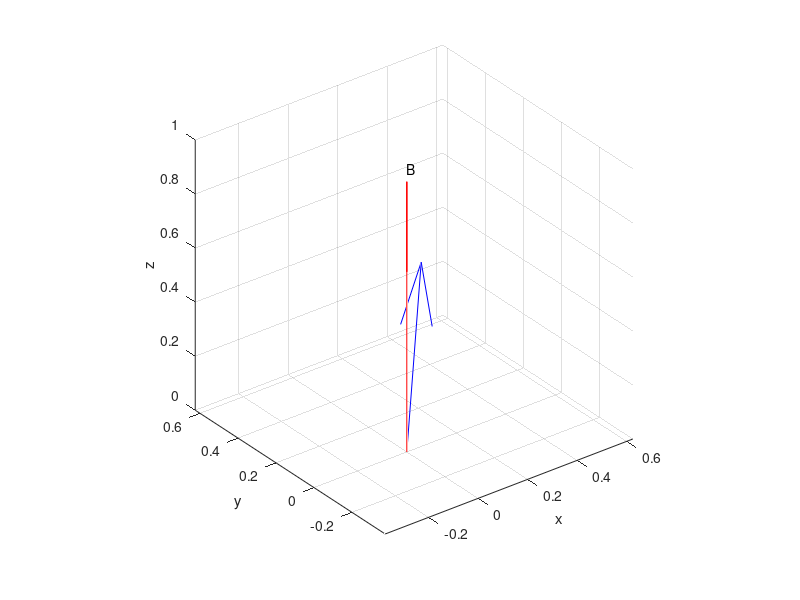

Write the MATLAB code that produced this figure. (Note: this script raises an error after producing the figure.)
%% Understand cross product through visualisation

%
% author: Gary Zhang (gary.zhang@ucl.ac.uk)
%

%% Define two 3-D vectors

% magnetic field B, chosne as the z axis of our reference framework
vecB = [0 0 1]';

% magnetic moment mu
vecMu = [0.25 0.25 0.5]';

%% Visualise the vectors

figure;

% visualise the 1st vector with quiver3
% note: the 2nd to last argument is needed to disable automatic scaling of
% the vector length
quiver3(0, 0, 0, vecB(1), vecB(2), vecB(3), 0, 'r');

% label the vector, by placing the label along and slightly away from the
% tip of the vector
labelPosition = 1.05*vecB;
label = 'B';
text(labelPosition(1), labelPosition(2), labelPosition(3), label);

% label the figure axes
xlabel('x');
ylabel('y');
zlabel('z');

% Essential to ensure the physically correct aspect ratio is used
axis equal;

% set the figure up for the superposition mode 
hold on;

% visualise the 2nd vector
quiver3(0, 0, 0, vecMu(1), vecMu(2), vecMu(3), 0, 'b');

% label the vector
labelPosition = 1.05*vecMu;
label = texlabel('mu');
text(labelPosition(1), labelPosition(2), labelPosition(3), label);

%% Compute the cross product of these two vectors

% B cross mu
vecBxMu = cross(vecB, vecMu);

% visualise the cross product
quiver3(vecMu(1), vecMu(2), vecMu(3), vecBxMu(1), vecBxMu(2), vecBxMu(3), 0, 'm');

% label the vector
labelPosition = vecMu + 1.05*vecBxMu;
label = texlabel('B x mu');
text(labelPosition(1), labelPosition(2), labelPosition(3), label);

% ordering matters: mu cross B
vecMuxB = cross(vecMu, vecB);

% visualise the vector
quiver3(vecMu(1), vecMu(2), vecMu(3), vecMuxB(1), vecMuxB(2), vecMuxB(3), 0, 'k');

%label the vector
labelPosition = vecMu + 1.05*vecMuxB;
label = texlabel('mu x B');
text(labelPosition(1), labelPosition(2), labelPosition(3), label);
